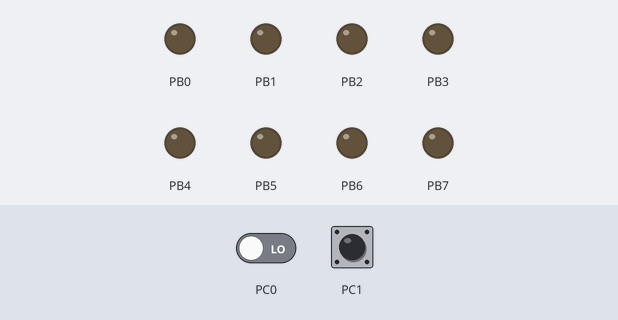
A program run on a simulated ATmega328P, built with avr-gcc and emulated at 12 MHz. On the bench: output pins drawn as LEDs (lit = HIGH). Dashed ring = blinking. The test bench sets the inputs (shaded band); at power-on: PC0 LOW, PC1 LOW.

Above: at 1.2 s.
1.3 s: PC0 driven HIGH
At 2.5 s:
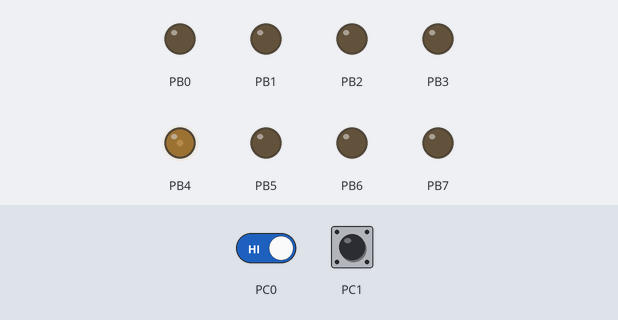
2.8 s: PC1 driven HIGH
At 3.3 s:
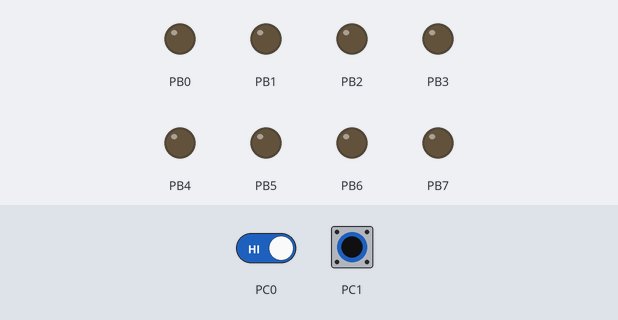
4.3 s: PC0 driven LOW
At 4.9 s:
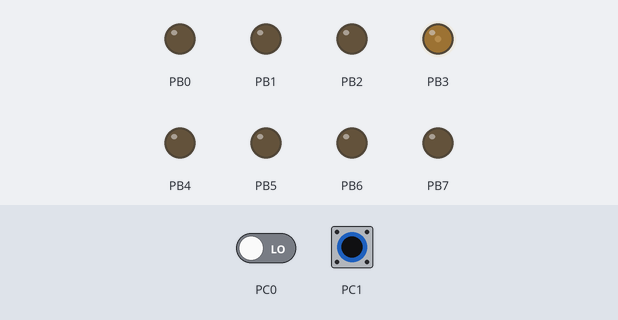
5.8 s: PC0 driven HIGH
At 6.8 s:
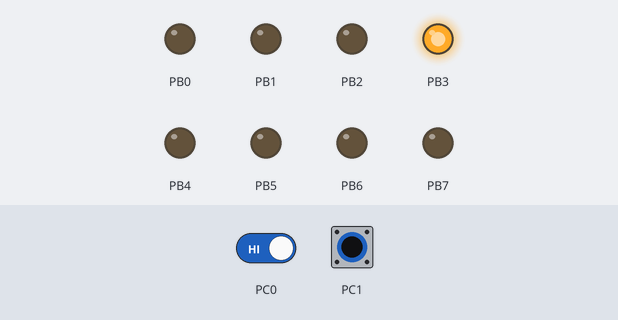
7.3 s: PC1 pulsed LOW 2 times (0.12 s each, 0.3 s apart)
At 7.4 s:
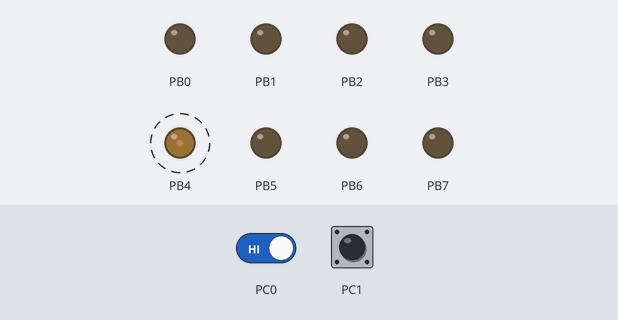
Timing chart, 0 to 10.3 s (numbered marks = the images above; inputs shaded):
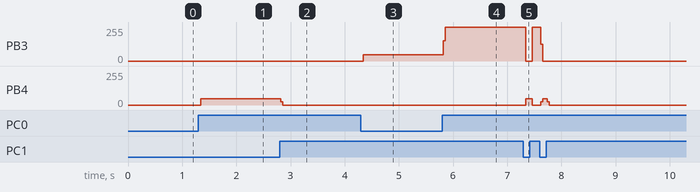

The program:

main.c
```c
	/*****************************************************
	Project :Opgave02
	Version :1.0
	Date    : xx.xx. 2011
	Author  : John Sølvkjær
	Chip type	   : ATmega168
	Program type : Application
	AVR Core Clock frequency: 12,000000 MHz
	*****************************************************/

	#define F_CPU 12000000UL  	// 16 MHz

	#include <avr/io.h> 	// avr header file for IO ports
	#include <util/delay.h>	// functions for delay loops


/*
digitalpin


*/


	int main(void)
	{
		DDRC  = 0x00; 	// Alle bit i Port C sættes som input
		DDRB  = 0xFF;	// Alle bit i Port B sættes som output
		PORTB = 0x00;	// Alle bit på Port B sættes til  0 

		while(1)	// Uendelig løkke
		{
			if (PINC & (0x01)) // Hvis Port C bit 0 er forbundet til +5v så..
			{
				PORTB |=  (1<<PB4);    	// PORTB.5 = high. Bit 4 =  1 
				PORTB &= ~(1<<PB4);    	// PORTB.5 = NOT PORTB.4. Bit 4 inverteres.
			}
			else	      // Ellers, hvis Port C bit 0 er forbundet til GND så..
			{
				PORTB &= ~(1<<PB4);    	// PORTB.5 = NOT PORTB.4. Bit 4 inverteres.
				//PORTB |=  (1<<PB5);    	// PORTB.5 = high. Bit 5 =  1 
				//PORTB &= ~(1<<PB5);    	// PORTB.5 = NOT PORTB.5. Bit 5 inverteres.
			}

			if (PINC & (0x02)) // Hvis Port C bit 0 er forbundet til +5v så..
			{
				PORTB |=  (1<<PB3);    	// PORTB.5 = high. Bit 5 =  1 
				PORTB &= ~(1<<PB3);    	// PORTB.5 = NOT PORTB.5. Bit 5 inverteres.
			}
			else	      // Ellers, hvis Port C bit 0 er forbundet til GND så..
			{
				PORTB &= ~(1<<PB3);    	// PORTB.5 = NOT PORTB.5. Bit 5 inverteres.
				//PORTB |=  (1<<PB5);    	// PORTB.5 = high. Bit 5 =  1 
				//PORTB &= ~(1<<PB5);    	// PORTB.5 = NOT PORTB.5. Bit 5 inverteres.
			}
		}
		return 1;
	}
```

Measured:
- after the input at 1.3 s, PB4: 0/255 → 46/255 at once
- after the input at 2.8 s, PB4: 46/255 → 0/255 at once
- after the input at 4.3 s, PB3: 0/255 → 46/255 at once
- after the input at 5.8 s, PB3: 46/255 → 255/255 at once
- after the input at 7.3 s, PB3: 255/255 → 0/255 at once, → 255/255 0.12 s later, → 0/255 0.16 s later; PB4: alternates 46/255 for 0.12 s and 0/255 for 0.16 s, 4 changes in all, then stays 0/255, starting at once
